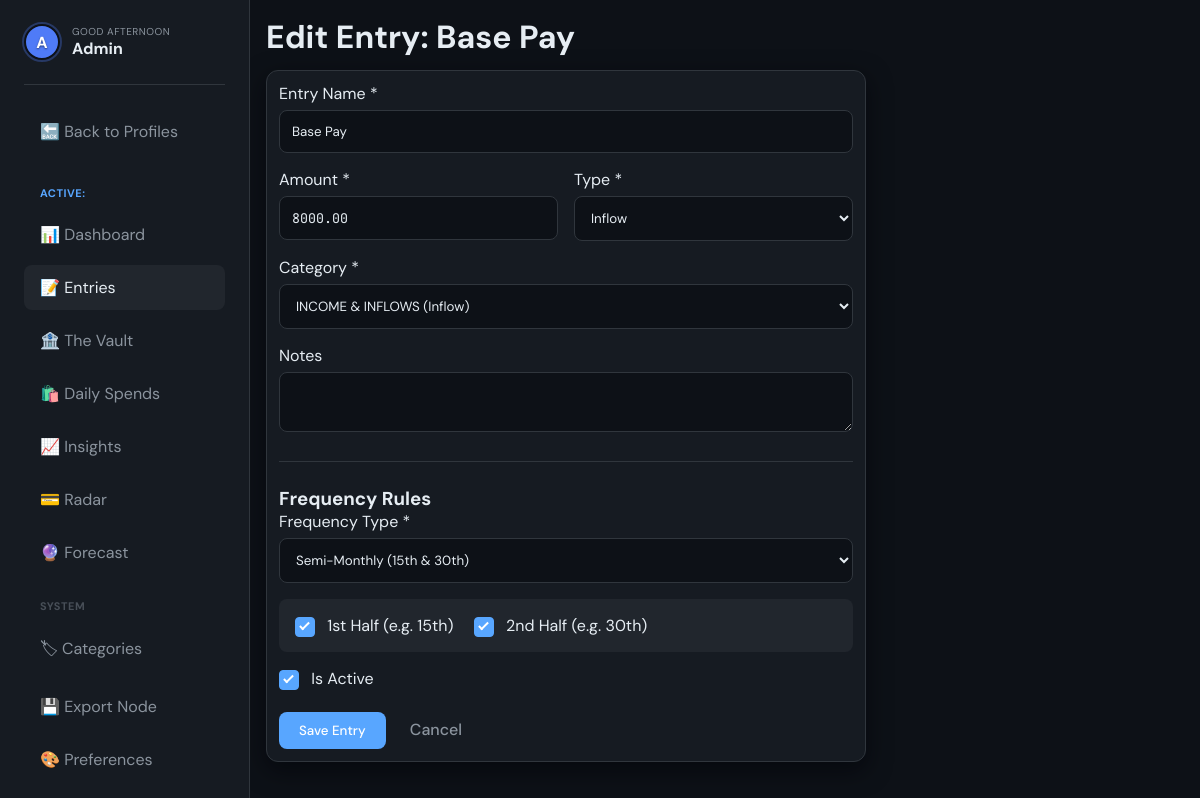
/entries/edit/1 (signed in), run on the app's committed database.
### tables this page shows
CREATE TABLE entries (
    id INT UNSIGNED AUTO_INCREMENT PRIMARY KEY,
    profile_id INT UNSIGNED NOT NULL,
    category_id INT UNSIGNED NOT NULL,
    name VARCHAR(150) NOT NULL,
    amount DECIMAL(12,2) NOT NULL DEFAULT 0.00,
    type ENUM('inflow','outflow') NOT NULL,
    is_active BOOLEAN DEFAULT TRUE,
    notes TEXT,
    created_at TIMESTAMP DEFAULT CURRENT_TIMESTAMP,
    updated_at TIMESTAMP DEFAULT CURRENT_TIMESTAMP ON UPDATE CURRENT_TIMESTAMP,
    FOREIGN KEY (profile_id) REFERENCES profiles(id) ON DELETE CASCADE,
    FOREIGN KEY (category_id) REFERENCES categories(id) ON DELETE RESTRICT
);

CREATE TABLE categories (
    id INT UNSIGNED AUTO_INCREMENT PRIMARY KEY,
    profile_id INT UNSIGNED NOT NULL,
    name VARCHAR(100) NOT NULL,
    type ENUM('inflow','outflow','savings') NOT NULL DEFAULT 'outflow',
    color VARCHAR(7) DEFAULT '#888888',
    icon VARCHAR(50) DEFAULT 'tag',
    sort_order SMALLINT DEFAULT 0,
    created_at TIMESTAMP DEFAULT CURRENT_TIMESTAMP,
    FOREIGN KEY (profile_id) REFERENCES profiles(id) ON DELETE CASCADE
);

### index.php (called while the page is built, shortened)
<?php
spl_autoload_register(function ($class) {
    $class = str_replace('\\', DIRECTORY_SEPARATOR, $class);
    $file = __DIR__ . DIRECTORY_SEPARATOR . $class . '.php';
});
require_once 'core/Router.php';
$router = new core\Router();
$router->get('/login', 'AuthController@login');
$router->post('/login', 'AuthController@authenticate');
$router->get('/register', 'AuthController@register');
$router->post('/register', 'AuthController@store');
$router->get('/logout', 'AuthController@logout');
$router->get('/account', 'AccountController@index');
$router->post('/account/profile', 'AccountController@updateProfile');
$router->post('/account/password', 'AccountController@updatePassword');
$router->get('/tools/compound', 'GlobalController@compound');
$router->get('/tools/loan', 'GlobalController@loan');
$router->get('/system/security', 'GlobalController@security');
$router->get('/system/master-backup', 'GlobalController@masterBackup');
$router->post('/system/master-restore', 'GlobalController@masterRestore');
$router->get('/', 'ProfileController@index');
$router->get('/profile/create', 'ProfileController@create');
$router->post('/profile/create', 'ProfileController@store');
$router->get('/profile/{id}/edit', 'ProfileController@edit');
$router->post('/profile/{id}/edit', 'ProfileController@update');
$router->get('/profile/{id}/delete', 'ProfileController@delete');
$router->get('/dashboard/{profile_id}', 'DashboardController@index');
$router->post('/dashboard/tx/{id}/toggle', 'DashboardController@toggleTx');
$router->post('/dashboard/tx/{id}/amount', 'DashboardController@updateTxAmount');
$router->post('/dashboard/{profile_id}/quick', 'DashboardController@quickAdd');
$router->get('/entries/{profile_id}', 'EntryController@index');
$router->get('/entries/{profile_id}/create', 'EntryController@create');
$router->post('/entries/{profile_id}/store', 'EntryController@store');
$router->get('/entries/edit/{id}', 'EntryController@edit');
$router->post('/entries/{id}/update', 'EntryController@update');
$router->post('/entries/{id}/toggle', 'EntryController@toggleActive');
$router->post('/entries/{id}/delete', 'EntryController@delete');
$router->get('/categories/{profile_id}', 'CategoryController@index');
$router->post('/categories/{profile_id}/store', 'CategoryController@store');
$router->post('/categories/{profile_id}/reorder', 'CategoryController@reorder');
$router->get('/categories/edit/{id}', 'CategoryController@edit');
$router->post('/categories/{id}/update', 'CategoryController@update');
$router->post('/categories/{id}/delete', 'CategoryController@delete');
$router->get('/calculator/{profile_id}', 'CalculatorController@index');
$router->get('/calculator/{profile_id}/import', 'CalculatorController@importPeriod');
$router->get('/vault/{profile_id}', 'VaultController@index');
$router->post('/vault/{profile_id}/store', 'VaultController@store');
$router->post('/vault/fund/{id}', 'VaultController@addFunds');
$router->post('/vault/delete/{id}', 'VaultController@delete');
$router->get('/insights/{profile_id}', 'InsightsController@index');
$router->get('/radar/{profile_id}', 'RadarController@index');
$router->get('/forecast/{profile_id}', 'ForecastController@index');
$router->post('/forecast/{profile_id}/add', 'ForecastController@add');
$router->post('/forecast/{profile_id}/remove', 'ForecastController@remove');
$router->post('/forecast/{profile_id}/clear', 'ForecastController@clear');
$router->get('/shopping/{profile_id}', 'ShoppingController@index');
$router->post('/shopping/{profile_id}/store', 'ShoppingController@store');
$router->post('/shopping/delete/{id}', 'ShoppingController@delete');
$router->get('/backups/{profile_id}', 'BackupController@index');
$router->get('/backups/{profile_id}/excel', 'BackupController@exportExcel');
$router->get('/backups/{profile_id}/json', 'BackupController@exportJson');
$router->post('/backups/{profile_id}/wipe', 'BackupController@wipeData');
$router->get('/preferences/{profile_id}', 'PreferenceController@index');
$url = $_SERVER['REQUEST_URI'];
$method = $_SERVER['REQUEST_METHOD'];
$router->dispatch($url, $method);

### core/Controller.php (called while the page is built, shortened)
<?php
abstract class Controller {
    protected function view(string $template, array $data = []): void {
        View::render($template, $data);
    }
}

### controllers/EntryController.php (called while the page is built, shortened)
<?php
class EntryController extends Controller {
    public function edit(int $id): void {
        $entryModel = new \models\BudgetEntry();
        $entry = $entryModel->find($id);
        $freqModel = new \models\Frequency();
        $freqs = $freqModel->findAll(['entry_id' => $id]);
        if (!empty($freqs)) {
            $freqData = $freqs[0];
            unset($freqData['id']);
            $entry = array_merge($entry, $freqData);
        }
        $catModel = new \models\Category();
        $categories = $catModel->findAll(['profile_id' => $entry['profile_id']], 'sort_order ASC');
        $this->view('entries/edit', [
            'entry' => $entry,
            'profile_id' => $entry['profile_id'],
            'categories' => $categories
        ]);
    }
}

### config/database.php (called while the page is built, shortened)
<?php
class Database {
    private static ?PDO $instance = null;
    public static function getInstance(): PDO {
        if (self::$instance === null) {
            $host = '127.0.0.1';
            $db   = 'budget_tracker';
            $user = 'root';
            $pass = '';
            $charset = 'utf8mb4';
            $dsn = "mysql:host=$host;dbname=$db;charset=$charset";
            $options = [
                PDO::ATTR_ERRMODE            => PDO::ERRMODE_EXCEPTION,
                PDO::ATTR_DEFAULT_FETCH_MODE => PDO::FETCH_ASSOC,
                PDO::ATTR_EMULATE_PREPARES   => false,
            ];
            try {
                self::$instance = new PDO($dsn, $user, $pass, $options);
            } catch (PDOException $e) {
                die("Database connection failed: " . $e->getMessage());
            }
        }
        return self::$instance;
    }
}

### core/Model.php (called while the page is built, shortened)
<?php
abstract class Model {
    protected PDO $db;
    protected string $table;
    public function __construct() {
        $this->db = Database::getInstance();
    }
    public function find(int $id): ?array {
        $stmt = $this->db->prepare("SELECT * FROM {$this->table} WHERE id = :id");
        $stmt->execute(['id' => $id]);
        $result = $stmt->fetch();
        return $result ?: null;
    }
    public function findAll(array $conditions = [], string $orderBy = 'id ASC'): array {
        $sql = "SELECT * FROM {$this->table}";
        $params = [];
        if (!empty($conditions)) {
            $clauses = [];
            foreach ($conditions as $key => $value) {
                $clauses[] = "{$key} = :{$key}";
                $params[$key] = $value;
            }
            $sql .= " WHERE " . implode(' AND ', $clauses);
        }
        $sql .= " ORDER BY {$orderBy}";
        $stmt = $this->db->prepare($sql);
        $stmt->execute($params);
        return $stmt->fetchAll();
    }
}

### views/partials/entry_form.php (the view, shortened to what this page needs)
<?php $basePath = rtrim(dirname($_SERVER['SCRIPT_NAME']), '/\\'); ?>
<div class="form-group">
    <label>Entry Name *</label>
    <input type="text" name="name" value="<?= htmlspecialchars($entry['name'] ?? '') ?>" required>
</div>
<div class="form-group" style="display: flex; gap: 16px;">
    <div style="flex: 1;">
        <label>Amount *</label>
        <input type="text" inputmode="decimal" name="amount" value="<?= htmlspecialchars($entry['amount'] ?? '') ?>" required>
    </div>
    <div style="flex: 1;">
        <label>Type *</label>
        <select name="type" required>
            <option value="inflow" <?= ($entry['type'] ?? '') === 'inflow' ? 'selected' : '' ?>>Inflow</option>
        </select>
    </div>
</div>
<div class="form-group">
    <label>Category *</label>
    <select name="category_id" required>
        <?php foreach ($categories as $cat): ?>
            <option value="<?= $cat['id'] ?>" <?= ($entry['category_id'] ?? '') == $cat['id'] ? 'selected' : '' ?>>
                <?= htmlspecialchars($cat['name']) ?> (<?= ucfirst($cat['type']) ?>)
            </option>
        <?php endforeach; ?>
    </select>
</div>
<div class="form-group">
    <label>Notes</label>
    <textarea name="notes" rows="2"><?= htmlspecialchars($entry['notes'] ?? '') ?></textarea>
</div>
<hr style="border: 0; border-top: 1px solid var(--border); margin: 24px 0;">
<h3>Frequency Rules</h3>
<div class="form-group">
    <label>Frequency Type *</label>
    <select name="frequency_type" id="frequency_type" required>
        <option value="semi_monthly" <?= ($entry['frequency_type'] ?? '') === 'semi_monthly' ? 'selected' : '' ?>>Semi-Monthly (15th & 30th)</option>
    </select>
</div>
<div id="sm-fields" class="freq-subfield form-group" style="display: <?= (!isset($entry['frequency_type']) || $entry['frequency_type'] === 'semi_monthly') ? 'block' : 'none' ?>; background: var(--bg-elevated); padding: 16px; border-radius: 8px;">
    <label class="checkbox-container" style="display: inline-block; margin-right: 16px; width: auto;">
        <span class="checkmark" style="position:relative; display:inline-block; vertical-align:middle; margin-right:8px;"></span> 1st Half (e.g. 15th)
    </label>
    <label class="checkbox-container" style="display: inline-block; width: auto;">
        <span class="checkmark" style="position:relative; display:inline-block; vertical-align:middle; margin-right:8px;"></span> 2nd Half (e.g. 30th)
    </label>
</div>
<div class="form-group">
    <label class="checkbox-container" style="width: auto;">
        <span class="checkmark" style="position:relative; display:inline-block; vertical-align:middle; margin-right:8px;"></span> Is Active
    </label>
</div>
<div style="margin-top: 24px;">
    <button type="submit" class="btn primary">Save Entry</button>
    <a href="<?= $basePath ?>/entries/<?= $profile_id ?>" class="btn ghost">Cancel</a>
</div>

### core/Router.php (shortened to what this page needs)
<?php
class Router {
    private array $routes = [];
    public function get(string $path, string $handler): void {
        $this->routes['GET'][$path] = $handler;
    }
    public function post(string $path, string $handler): void {
        $this->routes['POST'][$path] = $handler;
    }
    public function dispatch(string $uri, string $method): void {
        $uri = parse_url($uri, PHP_URL_PATH);
        $uri = rtrim($uri, '/') ?: '/';
        foreach ($this->routes[$method] as $route => $handler) {
            $pattern = preg_replace('/\{([a-zA-Z0-9_]+)\}/', '(?P<$1>[a-zA-Z0-9_-]+)', $route);
            $pattern = "#^" . $pattern . "$#";
            if (preg_match($pattern, $uri, $matches)) {
                $params = array_filter($matches, 'is_string', ARRAY_FILTER_USE_KEY);
                [$controllerName, $action] = explode('@', $handler);
                $controllerClass = "controllers\\" . $controllerName;
                if (class_exists($controllerClass)) {
                    $controller = new $controllerClass();
                    if (method_exists($controller, $action)) {
                        call_user_func_array([$controller, $action], $params);
                        return;
                    }
                }
            }
        }
    }
}

### views/entries/edit.php
<?php $basePath = rtrim(dirname($_SERVER['SCRIPT_NAME']), '/\\'); ?>
<header class="top-bar">
    <h1>Edit Entry: <?= htmlspecialchars($entry['name']) ?></h1>
</header>
<div class="card" style="max-width: 600px;">
    <form action="<?= $basePath ?>/entries/<?= $entry['id'] ?>/update" method="POST">
        <?php include "views/partials/entry_form.php"; ?>
    </form>
</div>

### public/css/app.css (style rules this page uses)
:root { --bg-primary: #0d1117; --bg-card: #161b22; --bg-elevated: #21262d; --accent-blue: #58a6ff; --accent-green: #3fb950; --accent-red: #f85149; --accent-yellow: #d29922; --text-primary: #e6edf3; --text-secondary: #8b949e; --text-muted: #484f58; --border: #30363d; --shadow: 0 8px 24px rgba(1,4,9,0.6); --radius: 12px; --transition: 0.2s ease; }
*, *::before, *::after { box-sizing: border-box; margin: 0; padding: 0; }
body { background-color: var(--bg-primary); color: var(--text-primary); font-family: 'DM Sans', sans-serif; -webkit-font-smoothing: antialiased; overflow-x: hidden; }
.amount, .tx-amount, input[inputmode="decimal"] { font-family: 'JetBrains Mono', monospace; }
h1, h2, h3 { font-weight: 700; }
a { color: var(--accent-blue); text-decoration: none; }
.top-bar { display: flex; justify-content: space-between; align-items: flex-start; margin-bottom: 16px; flex-wrap: wrap; gap: 12px; }
.card { background: var(--bg-card); border: 1px solid var(--border); border-radius: var(--radius); padding: 16px; box-shadow: var(--shadow); transition: transform 0.2s; }
input, select, textarea { width: 100%; background: var(--bg-primary); border: 1px solid var(--border); color: var(--text-primary); padding: 12px; border-radius: 8px; font-family: inherit; margin-top: 6px; }
.form-group { margin-bottom: 16px; }
.checkbox-container { display: block; position: relative; cursor: pointer; width: 20px; height: 20px; }
.checkmark { position: absolute; top: 0; left: 0; height: 20px; width: 20px; background-color: var(--bg-primary); border: 1px solid var(--border); border-radius: 4px; }
.checkbox-container input:checked ~ .checkmark { background-color: var(--accent-blue); border-color: var(--accent-blue); }
.checkmark:after { content: ""; position: absolute; display: none; left: 6px; top: 2px; width: 5px; height: 10px; border: solid white; border-width: 0 2px 2px 0; transform: rotate(45deg); }
.checkbox-container input:checked ~ .checkmark:after { display: block; }
.btn { padding: 10px 20px; border-radius: 8px; border: none; cursor: pointer; font-weight: 500; transition: var(--transition); font-family: inherit; }
.btn.primary { background: var(--accent-blue); color: #fff; }
.btn.ghost { background: transparent; color: var(--text-secondary); }
@media (max-width: 1366px), (max-height: 800px) { .card { padding: 12px; } }
@media (max-width: 1366px), (max-height: 800px) { .top-bar { margin-bottom: 12px; } }

### data on the page
entries: name "Base Pay", amount "8000.00", type "Inflow", category_id "INCOME & INFLOWS (Inflow)"
